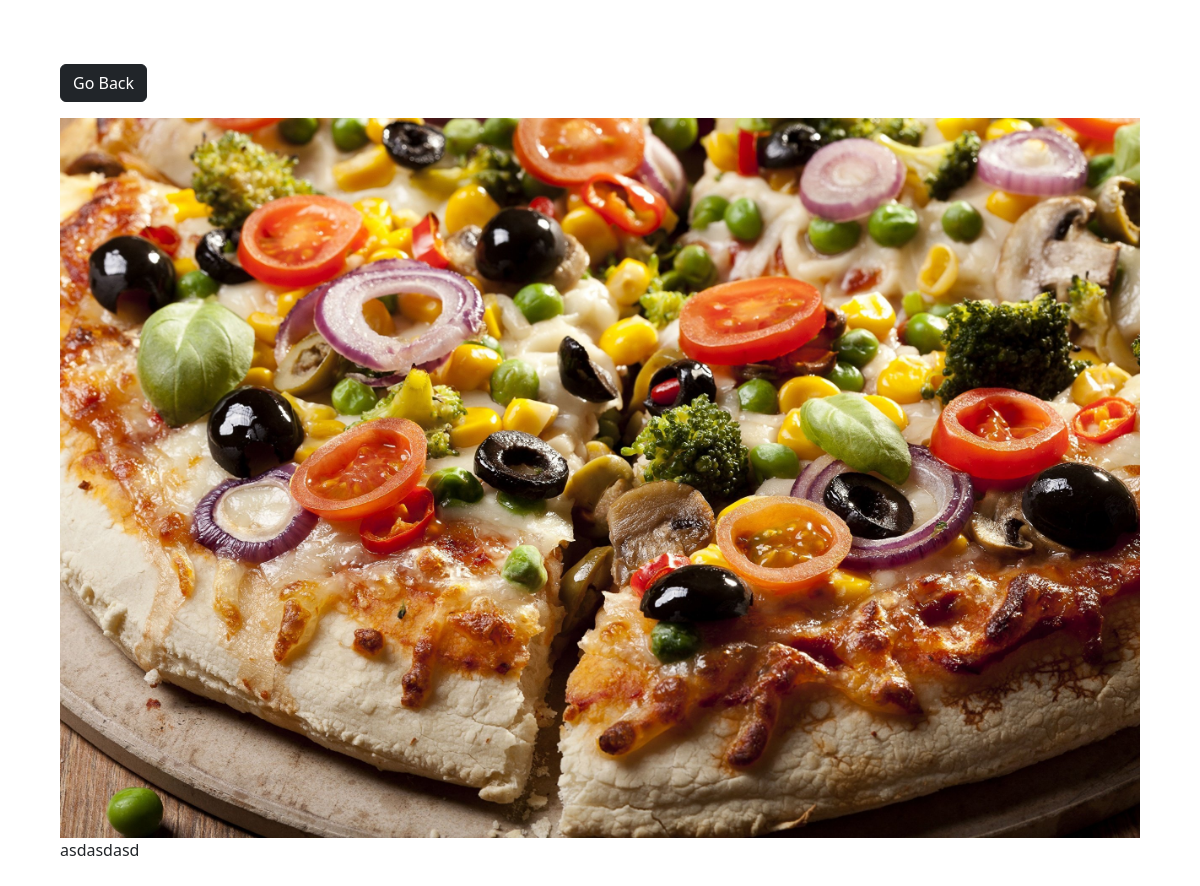
Screenshot of /photo/3 with the database file from the repository.
### photos/models.py (models this page shows, shortened)
class Photo(models.Model):
    category = models.ForeignKey(Category, on_delete=models.SET_NULL, null=True, blank=True)
    image = models.ImageField(null=False, blank=False)
    description = models.TextField()

### photos/views.py (the view)
# urls.py: path('photo/<str:pk>', views.viewPhoto, name='photo'),
def viewPhoto(request, pk):
    photo = Photo.objects.get(id=pk)
    return render(request, 'photos/photo.html', {'photo': photo})

### photos/templates/photos/photo.html (shortened to what this page needs)
<!DOCTYPE html>
<html>
<head>
    <link href="https://cdn.jsdelivr.net/npm/bootstrap@5.3.2/dist/css/bootstrap.min.css" rel="stylesheet"
>
</head>
<body class="m-5">
    <div class="container">
        <div CLASS="row justify-content-center">
            <div class="col">
                <a href="{% url 'gallery' %}" class="btn btn-dark my-3">Go Back</a>
                <div style="height: 90vh;">
                   <img style="max-width: 100%; max-height: 100%" src="{{photo.image.url}}">
                        <p>{{photo.description}}</p>
                </div>
            </div>
        </div>
    </div>
</body>
</html>

### rows the page displays
Photo: image (picture), description "asdasdasd"
